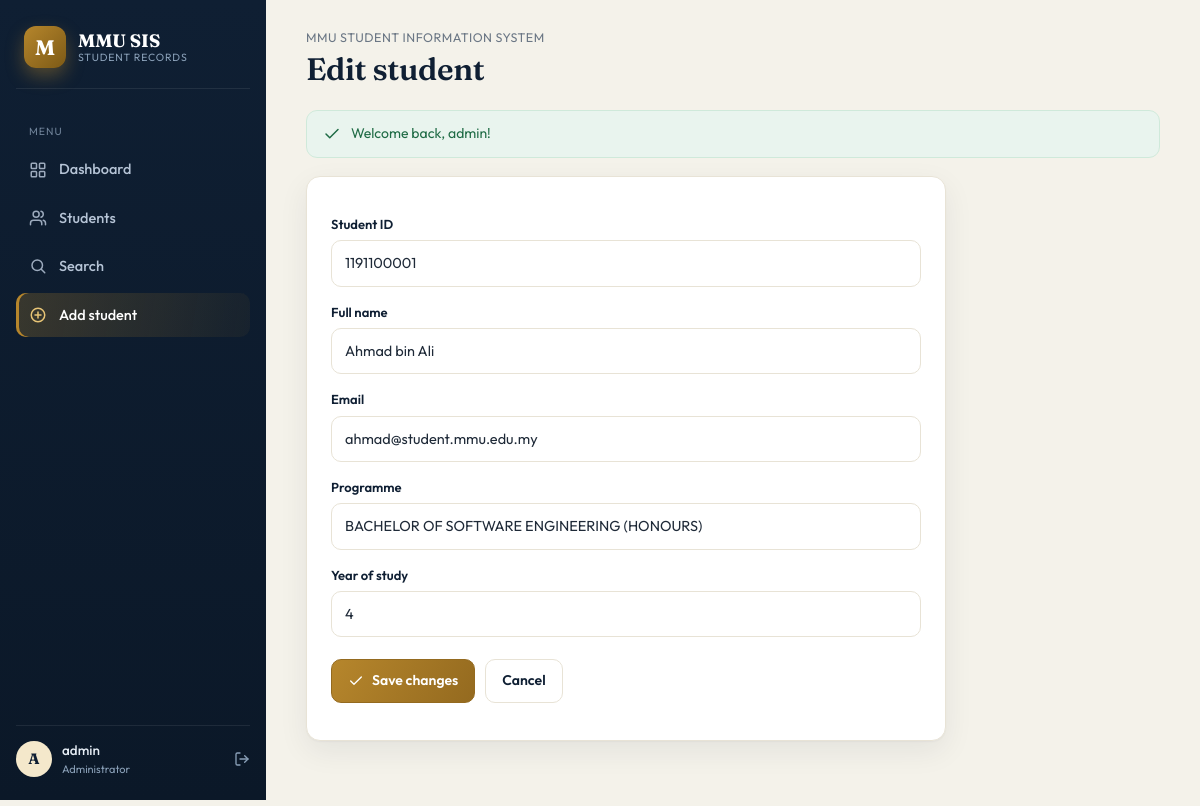
Page /student_form.php?id=4 (signed in) on the committed database.
### tables this page shows
CREATE TABLE IF NOT EXISTS students (
    id         INT AUTO_INCREMENT PRIMARY KEY,
    student_id VARCHAR(20)  NOT NULL UNIQUE,
    name       VARCHAR(100) NOT NULL,
    email      VARCHAR(120) DEFAULT NULL,
    program    VARCHAR(100) DEFAULT NULL,
    year       TINYINT      NOT NULL DEFAULT 1,
    created_at TIMESTAMP    NOT NULL DEFAULT CURRENT_TIMESTAMP,
    INDEX idx_students_name (name),
    INDEX idx_students_program (program)
);

### src/db.php (called while the page is built, shortened)
<?php
function db(): PDO
{
    $config = require __DIR__ . '/config.php';
    $db = $config['db'];
    $dsn = sprintf(
        'mysql:host=%s;port=%d;dbname=%s;charset=utf8mb4',
        $db['host'],
        $db['port'],
        $db['name']
    );
    $options = [
        PDO::ATTR_ERRMODE            => PDO::ERRMODE_EXCEPTION,
        PDO::ATTR_DEFAULT_FETCH_MODE => PDO::FETCH_ASSOC,
        PDO::ATTR_EMULATE_PREPARES   => false,
    ];
    $pdo = new PDO($dsn, $db['user'], $db['pass'], $options);
    return $pdo;
}

### src/helpers.php (called while the page is built, shortened)
<?php
function h(?string $value): string
{
    return htmlspecialchars((string) $value, ENT_QUOTES | ENT_HTML5, 'UTF-8');
}

### public/student_form.php (the view, shortened to what this page needs)
<?php
require_once __DIR__ . '/../src/layout.php';
$id      = (int) ($_GET['id'] ?? 0);
$editing = $id > 0;
$student = ['student_id' => '', 'name' => '', 'email' => '', 'program' => '', 'year' => 1];
if ($editing) {
    $stmt = db()->prepare('SELECT * FROM students WHERE id = ?');
    $stmt->execute([$id]);
    $student = $stmt->fetch() ?: $student;
}
?>
<div class="card" style="max-width:640px">
  <form method="post">
    <label>Student ID</label>
    <input name="student_id" value="<?= h($student['student_id']) ?>" placeholder="e.g. 1211109038" required>
    <label>Full name</label>
    <input name="name" value="<?= h($student['name']) ?>" placeholder="e.g. Tai Zhi Xuan" required>
    <label>Email</label>
    <input name="email" type="email" value="<?= h($student['email']) ?>" placeholder="name@student.mmu.edu.my">
    <label>Programme</label>
    <input name="program" value="<?= h($student['program']) ?>" placeholder="e.g. BACHELOR OF COMPUTER SCIENCE (HONOURS) (SOFTWARE ENGINEERING)">
    <label>Year of study</label>
    <input type="number" name="year" min="1" max="7" value="<?= h((string) $student['year']) ?>">
    <p class="row" style="margin-top:22px">
      <button class="btn primary" type="submit"><?= icon('check') ?> <?= $editing ? 'Save changes' : 'Add student' ?></button>
      <a class="btn alt" href="students.php">Cancel</a>
    </p>
  </form>
</div>

### public/assets/style.css (style rules this page uses)
:root { --ink:#0f1f33; --ink-2:#16304d; --paper:#f4f2ea; --card:#ffffff; --line:#e8e3d6; --line-2:#eef0f3; --text:#1f2a38; --muted:#6b7785; --gold:#b6862c; --gold-deep:#946a1f; --gold-soft:#f4e8cb; --green:#2f7d54; --green-soft:#e9f4ee; --red:#c0392b; --red-soft:#fbecea; --blue-soft:#e8eef7; --blue-ink:#2c4a6e; --shadow:0 1px 2px rgba(15,31,51,.04), 0 10px 30px rgba(15,31,51,.07); --radius:14px; }
* { box-sizing:border-box }
html,body { margin:0;padding:0 }
body { font-family:'Outfit',system-ui,Segoe UI,sans-serif;background:var(--paper);color:var(--text);font-size:15px;line-height:1.55;-webkit-font-smoothing:antialiased;text-rendering:optimizeLegibility }
a { color:var(--gold-deep);text-decoration:none }
.app { display:grid;grid-template-columns:266px 1fr;min-height:100vh }
.card { background:var(--card);border:1px solid var(--line);border-radius:var(--radius);padding:22px 24px;box-shadow:var(--shadow);margin-bottom:20px }
.btn { display:inline-flex;align-items:center;gap:8px;background:var(--ink);color:#fff;border:1px solid var(--ink);border-radius:10px;padding:10px 16px;font:inherit;font-weight:600;font-size:14px;cursor:pointer;transition:transform .15s,box-shadow .15s,background .15s,color .15s,border-color .15s;text-decoration:none;white-space:nowrap }
.btn.primary { background:linear-gradient(120deg,var(--gold),var(--gold-deep));border-color:var(--gold-deep) }
.btn.alt { background:#fff;color:var(--ink);border-color:var(--line) }
label { display:block;margin:15px 0 6px;font-size:13px;font-weight:600;color:var(--ink) }
input,select { width:100%;padding:11px 13px;border:1px solid var(--line);border-radius:10px;font:inherit;font-size:14.5px;background:#fff;color:var(--text);transition:border-color .15s,box-shadow .15s }
input::placeholder { color:#9aa6b2 }
.row { display:flex;gap:10px;flex-wrap:wrap;align-items:center }

### rows in the picture
students: student_id "1191100001", name "Ahmad bin Ali", email "ahmad@student.mmu.edu.my", program "BACHELOR OF SOFTWARE ENGINEERING (HONOURS)", year "4"

### other values in the picture
$label "Dashboard Students Search Add student"
substr($user['username'], 0, 1) "A"
$user['username'] "admin"
$title "Edit student"
$f "Welcome back, admin!"
